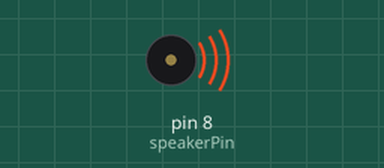
A sketch run on a simulated Arduino Uno, built with avr-gcc and run on an emulated ATmega328P. Shown: buzzer (waves = sounding).

Above: at 0.1 s.
At 81.2 s:
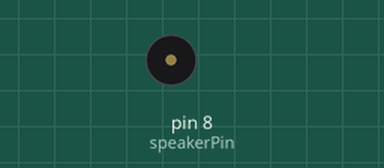
Timing chart, 0 to 82.7 s (numbered marks = the images above):
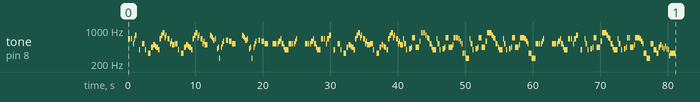

The sketch:

main.ino
```cpp
#include "notes.h" // pitches
#include "tetris.h" // melody

int speakerPin = 8; // Pin connected to the speaker in arduino
int tempo = 200;
int notes = sizeof(melody)/sizeof(melody[0])/2;
int wholenote = 240000/tempo;
int divider = 0;
int noteDuration = 0;

void setup() {
  //loop through all notes
  for (int thisNote = 0; thisNote < notes*2; thisNote = thisNote+2) {
    // Get the note duration time divider
    divider = melody[thisNote+1];
    // Determine whether its a dotted note or not, multiplying times 1.5 the note duration for dotted notes
    noteDuration = divider<0?((wholenote)/abs(divider))*1.5:(wholenote)/divider;
    // Play the note for 90% of the full duration time so they do not collapse
    tone(speakerPin, melody[thisNote], noteDuration*0.90);
    // Let the note play for the calculated time
    delay(noteDuration);
    // Stop the waveform after the note has been fully played
    noTone(speakerPin);
  }
}

void loop() {}
```

notes.h
```cpp
#define NOTE_B0  31
#define NOTE_C1  33
#define NOTE_CS1 35
#define NOTE_D1  37
#define NOTE_DS1 39
#define NOTE_E1  41
#define NOTE_F1  44
#define NOTE_FS1 46
#define NOTE_G1  49
#define NOTE_GS1 52
#define NOTE_A1  55
#define NOTE_AS1 58
#define NOTE_B1  62
#define NOTE_C2  65
#define NOTE_CS2 69
#define NOTE_D2  73
#define NOTE_DS2 78
#define NOTE_E2  82
#define NOTE_F2  87
#define NOTE_FS2 93
#define NOTE_G2  98
#define NOTE_GS2 104
#define NOTE_A2  110
#define NOTE_AS2 117
#define NOTE_B2  123
#define NOTE_C3  131
#define NOTE_CS3 139
#define NOTE_D3  147
#define NOTE_DS3 156
#define NOTE_E3  165
#define NOTE_F3  175
#define NOTE_FS3 185
#define NOTE_G3  196
#define NOTE_GS3 208
#define NOTE_A3  220
#define NOTE_AS3 233
#define NOTE_B3  247
#define NOTE_C4  262
#define NOTE_CS4 277
#define NOTE_D4  294
#define NOTE_DS4 311
#define NOTE_E4  330
#define NOTE_F4  349
#define NOTE_FS4 370
#define NOTE_G4  392
#define NOTE_GS4 415
#define NOTE_A4  440
#define NOTE_AS4 466
#define NOTE_B4  494
#define NOTE_C5  523
#define NOTE_CS5 554
#define NOTE_D5  587
#define NOTE_DS5 622
#define NOTE_E5  659
#define NOTE_F5  698
#define NOTE_FS5 740
#define NOTE_G5  784
#define NOTE_GS5 831
#define NOTE_A5  880
#define NOTE_AS5 932
#define NOTE_B5  988
#define NOTE_C6  1047
#define NOTE_CS6 1109
#define NOTE_D6  1175
#define NOTE_DS6 1245
#define NOTE_E6  1319
#define NOTE_F6  1397
#define NOTE_FS6 1480
#define NOTE_G6  1568
#define NOTE_GS6 1661
#define NOTE_A6  1760
#define NOTE_AS6 1865
#define NOTE_B6  1976
#define NOTE_C7  2093
#define NOTE_CS7 2217
#define NOTE_D7  2349
#define NOTE_DS7 2489
#define NOTE_E7  2637
#define NOTE_F7  2794
#define NOTE_FS7 2960
#define NOTE_G7  3136
#define NOTE_GS7 3322
#define NOTE_A7  3520
#define NOTE_AS7 3729
#define NOTE_B7  3951
#define NOTE_C8  4186
#define NOTE_CS8 4435
#define NOTE_D8  4699
#define NOTE_DS8 4978
#define REST      0
```

tetris.h
```cpp
int melody[] = {
  NOTE_E5,8, NOTE_E5,8, REST,8, NOTE_E5,8, REST,8, NOTE_C5,8, NOTE_E5,8,
  NOTE_G5,4, REST,4, NOTE_G4,8, REST,4,
  NOTE_C5,-4, NOTE_G4,8, REST,4, NOTE_E4,-4,
  NOTE_A4,4, NOTE_B4,4, NOTE_AS4,8, NOTE_A4,4,
  NOTE_G4,-8, NOTE_E5,-8, NOTE_G5,-8, NOTE_A5,4, NOTE_F5,8, NOTE_G5,8,
  REST,8, NOTE_E5,4,NOTE_C5,8, NOTE_D5,8, NOTE_B4,-4,
  NOTE_C5,-4, NOTE_G4,8, REST,4, NOTE_E4,-4,
  NOTE_A4,4, NOTE_B4,4, NOTE_AS4,8, NOTE_A4,4,
  NOTE_G4,-8, NOTE_E5,-8, NOTE_G5,-8, NOTE_A5,4, NOTE_F5,8, NOTE_G5,8,
  REST,8, NOTE_E5,4,NOTE_C5,8, NOTE_D5,8, NOTE_B4,-4,
  REST,4, NOTE_G5,8, NOTE_FS5,8, NOTE_F5,8, NOTE_DS5,4, NOTE_E5,8,
  REST,8, NOTE_GS4,8, NOTE_A4,8, NOTE_C4,8, REST,8, NOTE_A4,8, NOTE_C5,8, NOTE_D5,8,
  REST,4, NOTE_DS5,4, REST,8, NOTE_D5,-4,
  NOTE_C5,2, REST,2,
  REST,4, NOTE_G5,8, NOTE_FS5,8, NOTE_F5,8, NOTE_DS5,4, NOTE_E5,8,
  REST,8, NOTE_GS4,8, NOTE_A4,8, NOTE_C4,8, REST,8, NOTE_A4,8, NOTE_C5,8, NOTE_D5,8,
  REST,4, NOTE_DS5,4, REST,8, NOTE_D5,-4,
  NOTE_C5,2, REST,2,
  NOTE_C5,8, NOTE_C5,4, NOTE_C5,8, REST,8, NOTE_C5,8, NOTE_D5,4,
  NOTE_E5,8, NOTE_C5,4, NOTE_A4,8, NOTE_G4,2,
  NOTE_C5,8, NOTE_C5,4, NOTE_C5,8, REST,8, NOTE_C5,8, NOTE_D5,8, NOTE_E5,8,
  REST,1,
  NOTE_C5,8, NOTE_C5,4, NOTE_C5,8, REST,8, NOTE_C5,8, NOTE_D5,4,
  NOTE_E5,8, NOTE_C5,4, NOTE_A4,8, NOTE_G4,2,
  NOTE_E5,8, NOTE_E5,8, REST,8, NOTE_E5,8, REST,8, NOTE_C5,8, NOTE_E5,4,
  NOTE_G5,4, REST,4, NOTE_G4,4, REST,4,
  NOTE_C5,-4, NOTE_G4,8, REST,4, NOTE_E4,-4,
  NOTE_A4,4, NOTE_B4,4, NOTE_AS4,8, NOTE_A4,4,
  NOTE_G4,-8, NOTE_E5,-8, NOTE_G5,-8, NOTE_A5,4, NOTE_F5,8, NOTE_G5,8,
  REST,8, NOTE_E5,4, NOTE_C5,8, NOTE_D5,8, NOTE_B4,-4,
  NOTE_C5,-4, NOTE_G4,8, REST,4, NOTE_E4,-4,
  NOTE_A4,4, NOTE_B4,4, NOTE_AS4,8, NOTE_A4,4,
  NOTE_G4,-8, NOTE_E5,-8, NOTE_G5,-8, NOTE_A5,4, NOTE_F5,8, NOTE_G5,8,
  REST,8, NOTE_E5,4, NOTE_C5,8, NOTE_D5,8, NOTE_B4,-4,
  NOTE_E5,8, NOTE_C5,4, NOTE_G4,8, REST,4, NOTE_GS4,4,
  NOTE_A4,8, NOTE_F5,4, NOTE_F5,8, NOTE_A4,2,
  NOTE_D5,-8, NOTE_A5,-8, NOTE_A5,-8, NOTE_A5,-8, NOTE_G5,-8, NOTE_F5,-8,
  NOTE_E5,8, NOTE_C5,4, NOTE_A4,8, NOTE_G4,2,
  NOTE_E5,8, NOTE_C5,4, NOTE_G4,8, REST,4, NOTE_GS4,4,
  NOTE_A4,8, NOTE_F5,4, NOTE_F5,8, NOTE_A4,2,
  NOTE_B4,8, NOTE_F5,4, NOTE_F5,8, NOTE_F5,-8, NOTE_E5,-8, NOTE_D5,-8,
  NOTE_C5,8, NOTE_E4,4, NOTE_E4,8, NOTE_C4,2,
  NOTE_E5,8, NOTE_C5,4, NOTE_G4,8, REST,4, NOTE_GS4,4,
  NOTE_A4,8, NOTE_F5,4, NOTE_F5,8, NOTE_A4,2,
  NOTE_D5,-8, NOTE_A5,-8, NOTE_A5,-8, NOTE_A5,-8, NOTE_G5,-8, NOTE_F5,-8,
  NOTE_E5,8, NOTE_C5,4, NOTE_A4,8, NOTE_G4,2,
  NOTE_E5,8, NOTE_C5,4, NOTE_G4,8, REST,4, NOTE_GS4,4,
  NOTE_A4,8, NOTE_F5,4, NOTE_F5,8, NOTE_A4,2,
  NOTE_B4,8, NOTE_F5,4, NOTE_F5,8, NOTE_F5,-8, NOTE_E5,-8, NOTE_D5,-8,
  NOTE_C5,8, NOTE_E4,4, NOTE_E4,8, NOTE_C4,2,
  NOTE_C5,8, NOTE_C5,4, NOTE_C5,8, REST,8, NOTE_C5,8, NOTE_D5,8, NOTE_E5,8,
  REST,1,
  NOTE_C5,8, NOTE_C5,4, NOTE_C5,8, REST,8, NOTE_C5,8, NOTE_D5,4,
  NOTE_E5,8, NOTE_C5,4, NOTE_A4,8, NOTE_G4,2,
  NOTE_E5,8, NOTE_E5,8, REST,8, NOTE_E5,8, REST,8, NOTE_C5,8, NOTE_E5,4,
  NOTE_G5,4, REST,4, NOTE_G4,4, REST,4,
  NOTE_E5,8, NOTE_C5,4, NOTE_G4,8, REST,4, NOTE_GS4,4,
  NOTE_A4,8, NOTE_F5,4, NOTE_F5,8, NOTE_A4,2,
  NOTE_D5,-8, NOTE_A5,-8, NOTE_A5,-8, NOTE_A5,-8, NOTE_G5,-8, NOTE_F5,-8,
  NOTE_E5,8, NOTE_C5,4, NOTE_A4,8, NOTE_G4,2,
  NOTE_E5,8, NOTE_C5,4, NOTE_G4,8, REST,4, NOTE_GS4,4,
  NOTE_A4,8, NOTE_F5,4, NOTE_F5,8, NOTE_A4,2,
  NOTE_B4,8, NOTE_F5,4, NOTE_F5,8, NOTE_F5,-8, NOTE_E5,-8, NOTE_D5,-8,
  NOTE_C5,8, NOTE_E4,4, NOTE_E4,8, NOTE_C4,2,
  NOTE_C5,-4, NOTE_G4,-4, NOTE_E4,4,
  NOTE_A4,-8, NOTE_B4,-8, NOTE_A4,-8, NOTE_GS4,-8, NOTE_AS4,-8, NOTE_GS4,-8,
  NOTE_G4,8, NOTE_D4,8, NOTE_E4,-2,
};
```
